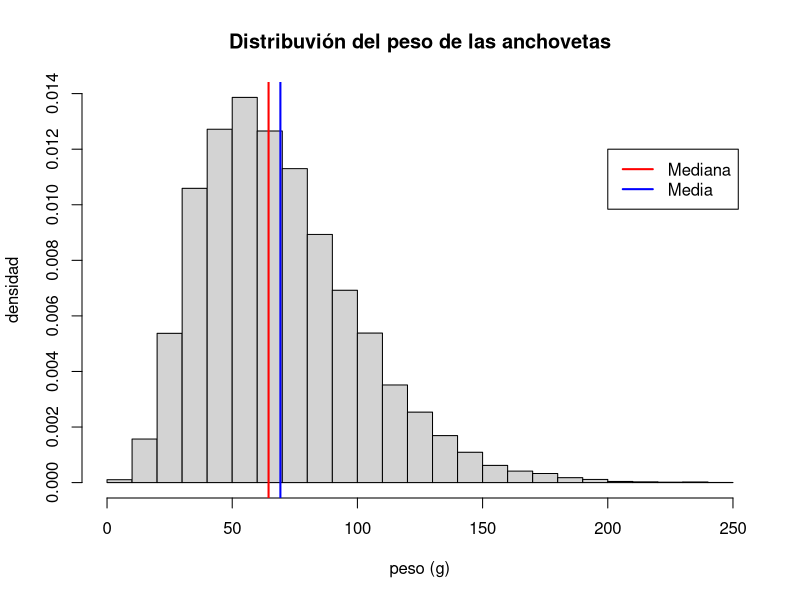

R code for this plot:
## ---- chunk 1
library(readr)
library(dplyr)
## ---- chunk 2
DF <- read_csv('./Anchoveta_07_17.csv')
# El puntito (.) indica la ubicación actual
## ---- chunk 3
b <- unique(DF$Barco) 
# Devuelve todos los elementos únicos de la tabla
## ---- chunk 4
# Genera vectores
tmp <- c('A', 'manzana', 'C')
## ---- chunk 5
b[4] # Este funciona
# b(4) # Este no 
## ---- chunk 6
b[b %in% c('Serena', 'Diana', 'Solymar')]
## ---- chunk 7
largo <- DF$Largo
## ---- chunk 8
l <- DF[,5] # filas, columnas obs, variables
## ---- chunk 9
DF['Largo']
## ---- chunk 10
largo[largo > 9]
## ---- chunk 11
barco <- DF$Barco
## ---- chunk 12
barco[barco %in% c('Serena', 'Diana', 'Solymar')]
## ---- chunk 13
DF[4, c(5:6)] <- NA
## ---- chunk 14
DF[c(7,3,10),c(2,6)] <- NA
## ---- chunk 15
is.na(DF)
## ---- chunk 16
#A
## ---- chunk 17
table(is.na(DF))
## ---- chunk 18
table(complete.cases(DF))
## ---- chunk 19
DF %>% 
  filter(Estacion == 'Invierno') %>% # Crea un filtor en el DF
  select(-Largo) %>% # Deselecciona la columna Largo 
  mutate(Peso2 = Peso/10) %>% # Modifica la columna Peso. Puede crear otra columna
  group_by(Año, Sexo) %>% # Agrupa según los valores de columna
  summarise(Peso_avg = mean(Peso2)) -> Peso_promedio # Indica el peso promedio 
## ---- chunk 20
library(readr)
library(dplyr)
## ---- chunk 21
DF <- read_csv('./Anchoveta_07_17.csv')
## ---- chunk 22
round(mean(table(DF$Barco)/100),2)
## ---- chunk 23
DF %>% count(Barco) %>% summarise(n = n/100) %>% pull(n) %>% mean %>% round(2)
## ---- chunk 24
sum(table(unique(DF$Barco)))
## ---- chunk 25
max(table(DF$Barco)/100)
## ---- chunk 26
DF %>% count(Barco) %>% arrange(desc(n))
## ---- chunk 27
DF %>% count(Barco) %>% summarise(Barco, n = n/100) %>% arrange(-n)
## ---- chunk 28
#max es para el mayor valor
# which.max es para hallar la posición donde se encuentra el mayor valor
## ---- chunk 29
# Similar al anterior pero con min en lugar de max
min(table(DF$Barco)/100)
## ---- chunk 30
DF %>% count(Barco) %>% summarise(Barco, n = n/100) %>% arrange(n)
## ---- chunk 31
# Opción 1:
round(mean(DF$Sexo == "Hembra") * 100, 2)

# Opción 2:
round(sum(DF$Sexo == "Hembra") / nrow(DF) * 100, 2)

# Opción 3:
round(prop.table(table(DF$Sexo)) * 100, 2)
## ---- chunk 32
count(DF, Sexo)
# DF %>% count(Sexo)
## ---- chunk 33
# Opción 1
round(sum(DF$Sexo == "Hembra" & DF$Estacion == "Invierno") / sum(DF$Estacion == "Invierno") * 100,2)

# Opción 2
prop.table(table(DF$Sexo, DF$Estacion), margin = 2)
## ---- chunk 34
round(mean(DF$Largo),2)
## ---- chunk 35
DF %>% pull(Largo) %>% mean %>% round(2)
## ---- chunk 36
round(IQR(DF$Peso),2)
## ---- chunk 37
# Opción 1
max(DF$Peso) - min(DF$Peso)

# Opción 2
range(DF$Peso)[2] - range(DF$Peso)[1]

# Opción 3
diff(range(DF$Peso))
## ---- chunk 38
summary(DF$Peso)
## ---- chunk 39
hist(DF$Peso,
     breaks=30,
     col="lightgray",
     main="Distribuvión del peso de las anchovetas",
     ylab="densidad",
     xlab="peso (g)",
     prob = TRUE)

abline(v = median(DF$Peso),
       col = "red",
       lwd = 2)

abline(v = mean(DF$Peso),
       col = "blue",
       lwd = 2)

legend(200,0.012,
       legend=c("Mediana", "Media"),
       lwd = 2,
       col = c("red", "blue"))
## ---- chunk 40
# fn + f1 para el help

# El comando seq realiza secuencias, como un for

# cut agrupa los valores según un intervalo al que pertenezcan

which.max(table(cut(DF$Peso, breaks = seq(0,250,by=10))))
## ---- chunk 41

